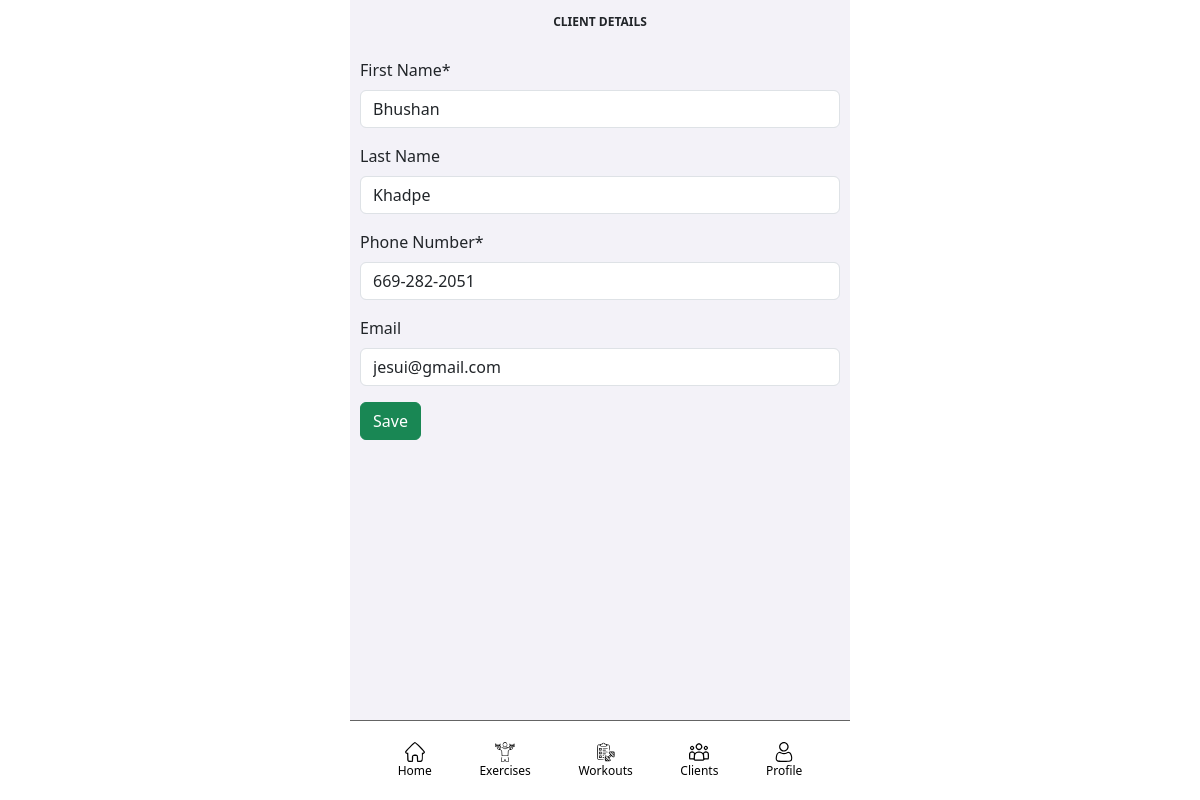
The page /fitnessApp/clients/1/details (signed in) on the database as committed earlier.
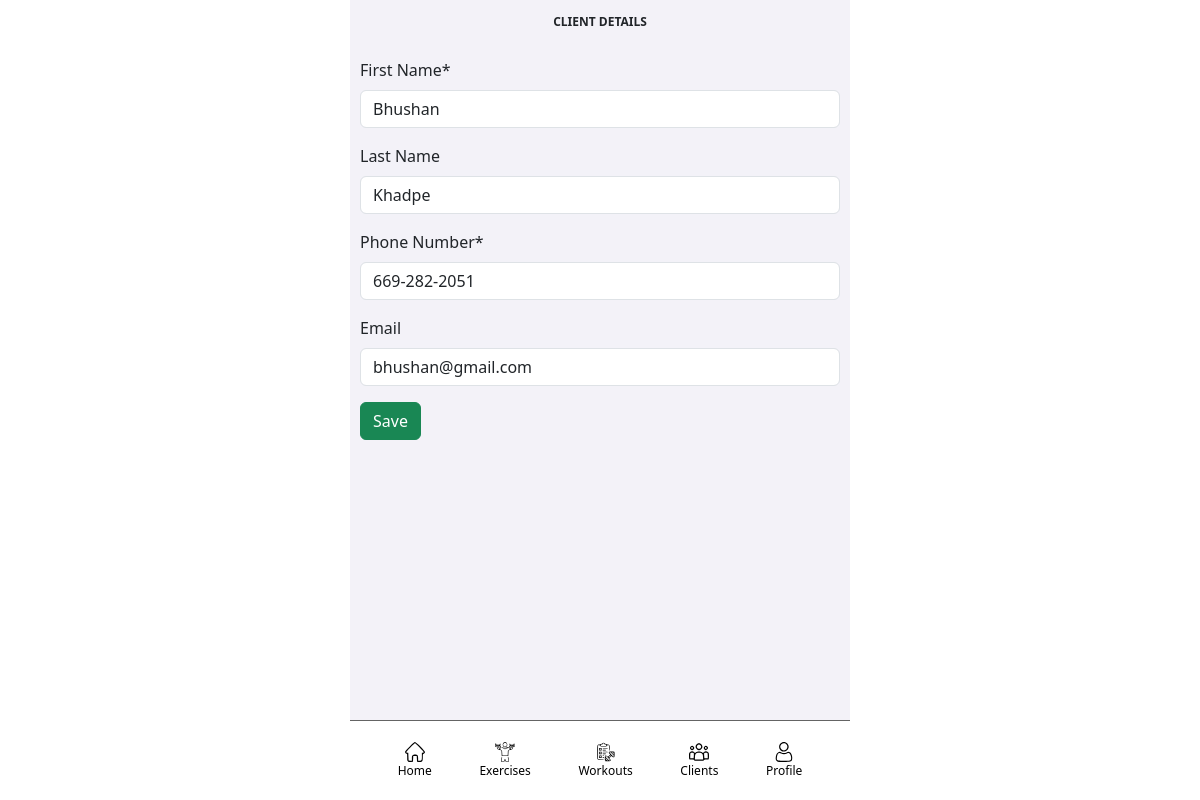
The same page on the database as committed later.
### fitnessApp/models/fitnessAppUser_models.py (models this page shows, shortened)
class FitnessAppPerson(models.Model):
    first_name = models.CharField(max_length=500, null=False, blank=False)
    last_name = models.CharField(max_length=500, blank=True)
    coach_flag = models.BooleanField(default=False)
    coach = models.ForeignKey('self', on_delete=models.SET_NULL, null=True)
    email = models.EmailField(max_length=100, null=True, blank=True)
    phone_number = models.CharField(max_length=20, null=True, blank=True)

### fitnessApp/views/client_views.py (the view)
# urls.py: path("clients/<int:pk>/details", ClientUpdateView.as_view(), name="client-details"),
class ClientUpdateView(LoginRequiredMixin, UpdateView):
    model = FitnessAppPerson
    form_class = FitnessAppPersonUpdateForm
    success_url = reverse_lazy("clients")
    template_name = "client_details.html"

### fitnessApp/forms.py
class FitnessAppPersonUpdateForm(forms.ModelForm):
    class Meta:
        model = FitnessAppPerson
        fields = ("first_name", "last_name", "phone_number", "email")
    first_name = forms.CharField(label='First Name', max_length=100, required=True)
    last_name = forms.CharField(label='Last Name', max_length=100, required=False)
    phone_number = forms.CharField(label='Phone Number', max_length=50, required=True)
    email = forms.EmailField(label='Email', max_length=100, required=False)

### fitnessApp/templates/client_details.html
{% extends "base/base.html" %}
{% load crispy_forms_tags %}
{% block title %}Client Details{% endblock %}
{% block content %}
<div>
<form method="POST">{% csrf_token %}
    {{ form|crispy }}
    <button class="btn btn-success" type="submit">Save</button>
</form>
</div>
{% endblock %}

Rows that differ between the two databases and show on the page:
changed FitnessAppPerson "Bhushan": email "jesui@gmail.com" → "bhushan@gmail.com"
